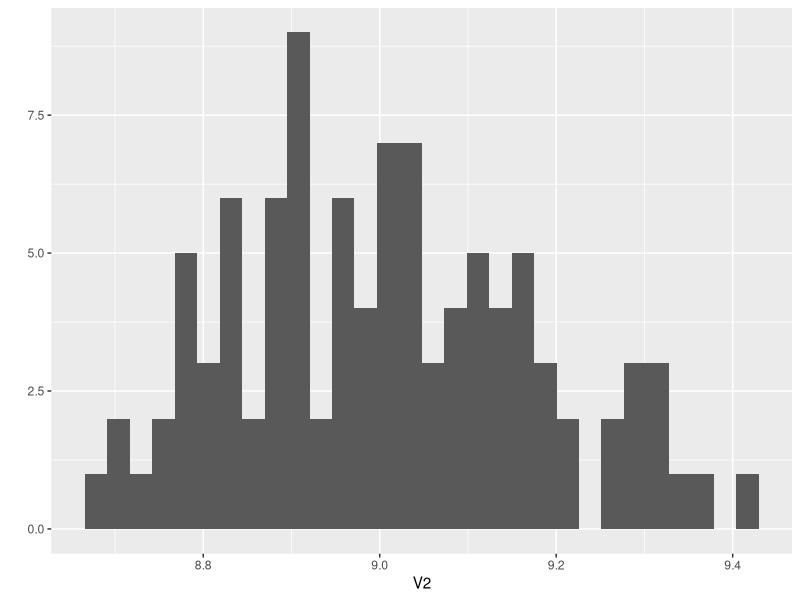
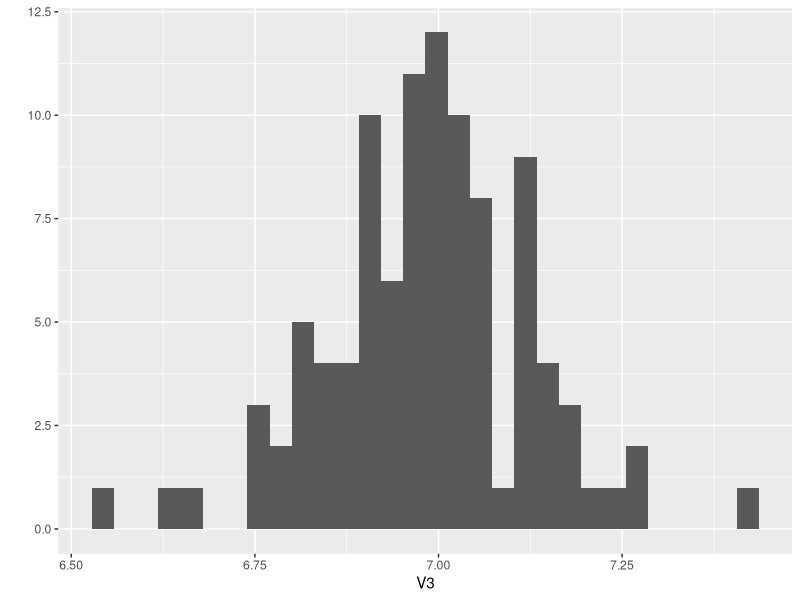
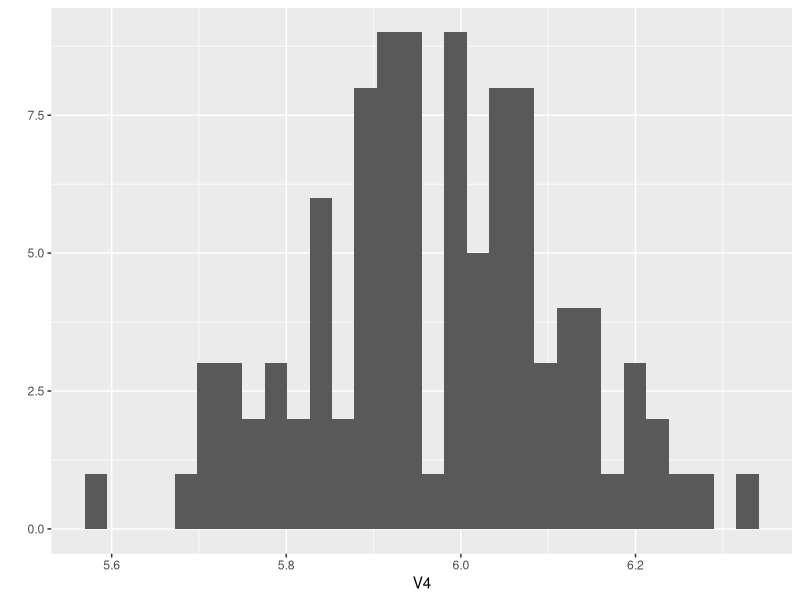

Write R code to recreate these figures, in order.
## ---- chunk 1
knitr::opts_chunk$set(echo = TRUE)
## ---- chunk 2
library(tidyverse)
## ---- chunk 3
myVec <- (rbinom(n=5,size=1,prob=0.5))
counter <- 0

for (i in seq_along(myVec)){
  if(myVec[i]==0) {
  counter <- counter + 1
  }
}
print(counter)
## ---- chunk 4
countZeros <- function(myVec) {
  counter <- 0
  for (i in seq_along(myVec)) {
    if (myVec[i] == 0) {
      counter <- counter + 1
    }
  }
  return(counter)
}
countZeros(myVec)
## ---- chunk 5
m <- matrix(round(runif(12),digits=1),nrow=3)
multiplyMatrix <- function(m) {
  for (i in 1:nrow(m)) {
    for (j in 1:ncol(m)) {
      m[i,j] <- m[i,j] * m[i,j]
    }
  }
return(m)
}
multiplyMatrix(m)
## ---- chunk 6
plotApH <- rnorm(n=10, mean=9, sd=0.5)
plotBpH <- rnorm(n=10, mean=7, sd=0.5)
plotCpH <- rnorm(n=10, mean=6, sd=0.5)
pH <- data.frame(plotApH, plotBpH, plotCpH)
pH <- pH %>%
  pivot_longer(cols=1:3, names_to="TreatmentGroup",values_to="MeanpH",values_drop_na=T)
print(pH)
## ---- chunk 7
shuffle <- function(pH){
  plotApH <- rnorm(n=10, mean=9, sd=0.5)
  plotBpH <- rnorm(n=10, mean=7, sd=0.5)
  plotCpH <- rnorm(n=10, mean=6, sd=0.5)
  pH <- data.frame(plotApH, plotBpH, plotCpH)
  pH <- pH %>%
    pivot_longer(cols=1:3, names_to="TreatmentGroup",values_to="MeanpH",values_drop_na=T)
  pHGroups <- group_by(pH, TreatmentGroup)
  pHdata <- c(summarize(pHGroups, meanpH=mean(MeanpH, na.rm=TRUE)))
  means <- pHdata$meanpH
  return(means)
}
shuffle(pH)
## ---- chunk 8
results <- data.frame(replicate = 1:100)
for (i in 1:100) {
  results[i, 2:4] <- shuffle()
}
print(results)
## ---- chunk 9
qplot(data = results, x = V2, geom = "histogram")
qplot(data = results, x = V3, geom = "histogram")
qplot(data = results, x = V4, geom = "histogram")
